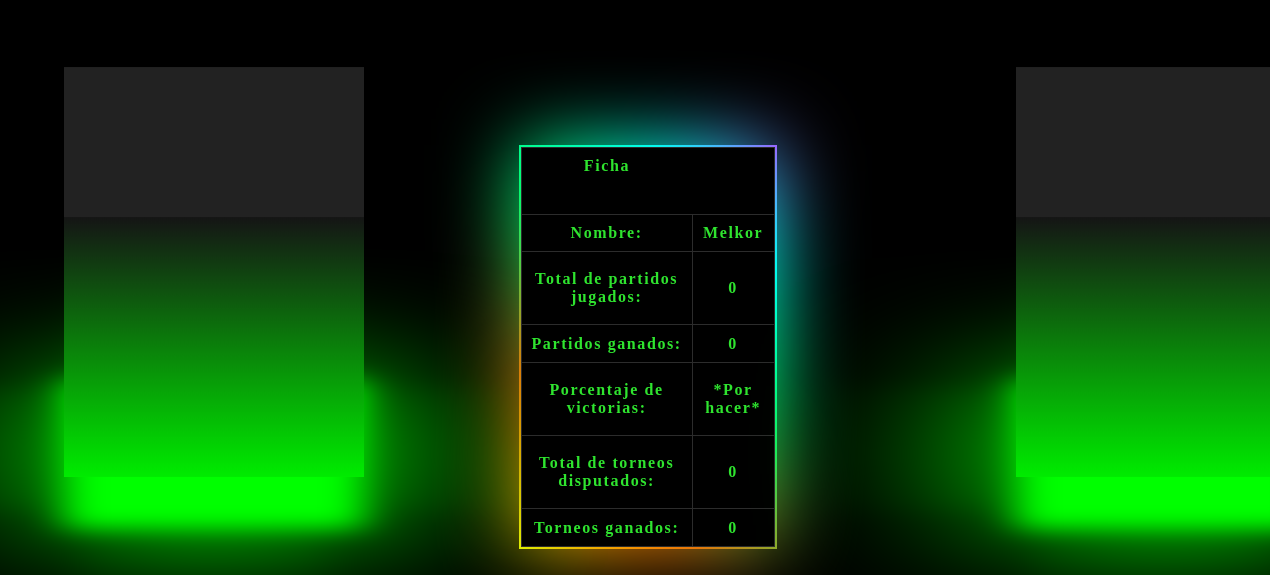
Before: /U4/Ping_pong/vistas/jugadorVista.php?jugador=Melkor with the older database file.
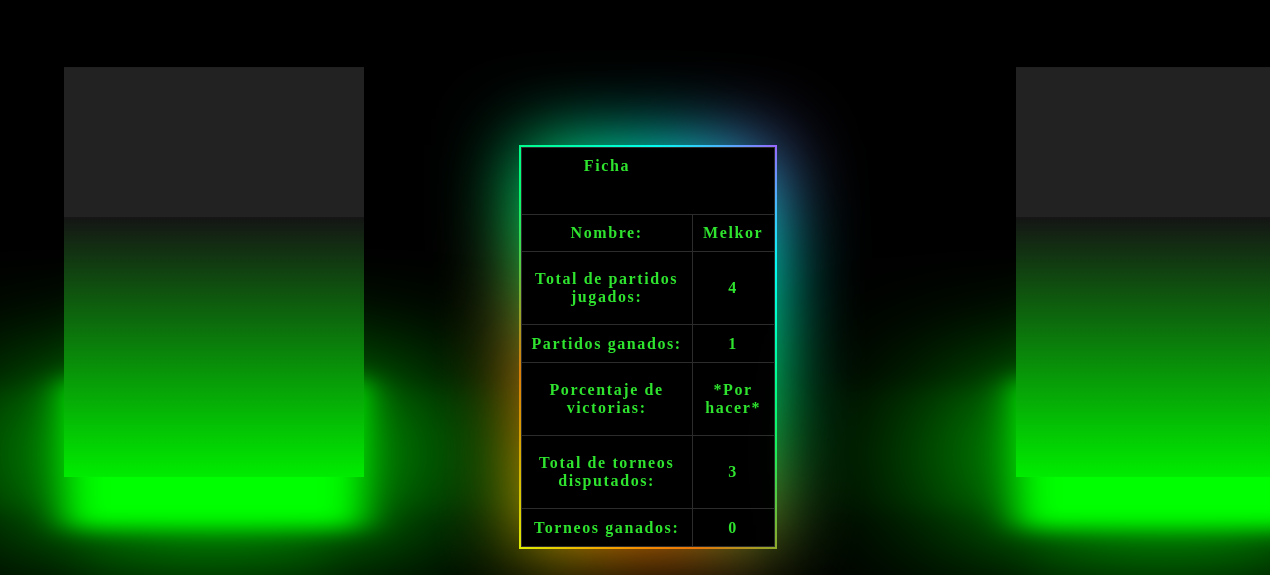
After: the same page with the newer database file.
### tables this page shows
CREATE TABLE T_Jugador (
    id_jugador INT PRIMARY KEY AUTO_INCREMENT,
    nombre VARCHAR(50) NOT NULL,
    total_partidos INT NOT NULL,
    partidos_ganados INT NOT NULL,
    total_torneos INT NOT NULL,
    torneos_ganados INT NOT NULL
);

### U4/Ping_pong/accesoDatos/jugadorVistaAccesoDatos.php (called while the page is built, shortened)
<?php
class JugadorAccesoDatos {
    function obtener() {
        $conexion = mysqli_connect('localhost','root','12345');
        $nombreJugador = $_GET['jugador'];
        mysqli_select_db($conexion, 'torneos_pingPong');
        $consulta = mysqli_prepare($conexion, "SELECT
                                                    nombre, total_partidos, partidos_ganados, total_torneos, torneos_ganados
                                                FROM
                                                    T_Jugador
                                                WHERE
                                                    nombre = '".$nombreJugador."';");
        $consulta->execute();
        $result = $consulta->get_result();
        $jugador =  array();
        while ($myrow = $result->fetch_assoc()) {
            array_push($jugador, $myrow);
        }
        return $jugador;
    }
}
?>

### U4/Ping_pong/negocio/jugadorVistaReglasNegocio.php (called while the page is built, shortened)
<?php
require("../accesoDatos/jugadorVistaAccesoDatos.php");
class JugadorReglasNegocio {
    private $NOMBRE;
    private $TOTAL_PARTIDOS;
    private $PARTIDOS_GANADOS;
    private $TOTAL_TORNEOS;
    private $TORNEOS_GANADOS;
    function init($nombre, $totalPartidos, $partidosGanados, $totalTorneos, $torneosGanados) {
        $this->NOMBRE = $nombre;
        $this->TOTAL_PARTIDOS = $totalPartidos;
        $this->PARTIDOS_GANADOS = $partidosGanados;
        $this->TOTAL_TORNEOS = $totalTorneos;
        $this->TORNEOS_GANADOS = $torneosGanados;
    }
    function getNOMBRE() {
        return $this->NOMBRE;
    }
    function getTOTAL_PARTIDOS() {
        return $this->TOTAL_PARTIDOS;
    }
    function getPARTIDOS_GANADOS() {
        return $this->PARTIDOS_GANADOS;
    }
    function getTOTAL_TORNEOS() {
        return $this->TOTAL_TORNEOS;
    }
    function getTORNEOS_GANADOS(){
        return $this->TORNEOS_GANADOS;
    }
    function obtener() {
        $jugadorDAL = new JugadorAccesoDatos();
        $results = $jugadorDAL->obtener();
        $listaJugador =  array();
        foreach ($results as $jugador) {
            $oJugadorReglasNegocio = new JugadorReglasNegocio();
        $oJugadorReglasNegocio->init($jugador['nombre'], $jugador['total_partidos'], $jugador['partidos_ganados'], $jugador['total_torneos'], $jugador['torneos_ganados']);
            array_push($listaJugador,$oJugadorReglasNegocio);
        }
        return $listaJugador;
    }
}
?>

### U4/Ping_pong/vistas/jugadorVista.php (the view, shortened to what this page needs)
<!DOCTYPE html>
<html lang='en'>
<head>
    <link rel='stylesheet' href='../css/jugadorVista.css'>
</head>
<body>
    <?php
    require('../negocio/jugadorVistaReglasNegocio.php');
    $jugadorBL = new JugadorReglasNegocio();
    $datosJugador = $jugadorBL->obtener();
    foreach($datosJugador as $jugador){
        echo "<div class='contenedor'>
    <div class='primera_caja'></div>
    <div class='segunda_caja'>
        <div class='primera_columna'>
            <div class='cube'>
                <div class='top'></div>
                    <div>
                        <span style='--i:0;'></span>
                        <span style='--i:1;'></span>
                        <span style='--i:2;'></span>
                        <span style='--i:3;'></span>
                    </div>
                </div>
        </div>
        <div class='segunda_columna'>
        <div class='bloque brillo'>
    <table>
        <tr>
            <th class='ficha'>Ficha</th>
        </tr>
        <tr class='espacio'></tr>
        <tr>
            <th>Nombre:</th>
            <th>".$jugador->getNOMBRE()."</th>
        </tr>
        <tr>
            <th>Total de partidos jugados:</th>
            <th>".$jugador->getTOTAL_PARTIDOS()."</th>
        </tr>
        <tr>
            <th>Partidos ganados:</th>
            <th>".$jugador->getPARTIDOS_GANADOS()."</th>
        </tr>
        <tr>
            <th>Porcentaje de victorias:</th>
            <th>*Por hacer*</th>
        </tr>
        <tr>
            <th>Total de torneos disputados:</th>
            <th>".$jugador->getTOTAL_TORNEOS()."</th>
        </tr>
        <tr>
            <th>Torneos ganados:</th>
            <th>".$jugador->getTORNEOS_GANADOS()."</th>
        </tr>
    </table>
</div>
        </div>
        <div class='tercera_columna'>
            <div class='cube'>
                <div class='top'></div>
                <div>
                    <span style='--i:0;'></span>
                    <span style='--i:1;'></span>
                    <span style='--i:2;'></span>
                    <span style='--i:3;'></span>
                </div>
            </div>
        </div>
    </div>
</div>";
    }
    ?>
</body>
</html>

### U4/Ping_pong/css/jugadorVista.css (style rules this page uses)
* { margin: 0px; padding: 0px; }
body { background-color: black; }
.bloque { position: relative; margin-left: 32%; margin-top: 40%; width: 40%; height: 400px; background: black; }
.brillo::before, .brillo::after { content: ''; position: absolute; left: -2px; top: -2px; background: linear-gradient(45deg, #e6fb04,#ff6600,#00ff66,#00ffff,#ff00ff,#ff0099,#6e0dd0,#ff3300,#099fff); background-size: 400%; width: calc(100% + 4px); height: calc(100% + 4px); z-index: -1; animation: brilloAnimacion 20s linear infinite; }
.brillo::after { filter: blur(40px); }
table, th, td { border: 1px solid rgb(44,44,44); border-collapse: collapse; color: hsl(120, 77%, 54%); letter-spacing: 0.1em; }
table { width: 100%; height: 100%; }
.ficha { border: none; }
.espacio { height: 30px; }
.primera_caja { height: 10%; padding: 10px; }
.segunda_caja { height: 50%; }
.primera_columna { margin-left: 5%; margin-top: 8%; float:left; height: 100%; width:20%; }
.segunda_columna { margin-top: -10%; text-align: center; float:left; height: 100%; width: 50%; }
.tercera_columna { margin-left: 5%; margin-top: 8%; float:left; height: 100%; width: 20%; }
.cube { position: relative; width: 300px; height: 300px; transform-style: preserve-3d; transform: rotateX(-30deg); animation: animate 4s linear infinite; }
.cube div { position: absolute; top: 0; left: 0; width: 100%; height: 100%; transform-style: preserve-3d; }
.cube div span { position: absolute; top: 0; left: 0; width: 100%; height: 100%; background: linear-gradient(#151515, #00ec00); transform: rotateY(calc(90deg * var(--i))) translateZ(150px); }
.top { position: absolute; top: 0; left: 0; width: 300px; height: 300px; background: #222; transform: rotateX(90deg) translateZ(150px); }
.top::before { content: ''; position: absolute; top: 0; left: 0; width: 300px; height: 300px; background: #0f0; transform: translateZ(-360px); filter: blur(20px); box-shadow: 0 0 120px rgba(0, 255, 0, 0.2), 0 0 200px rgba(0, 255, 0, 0.4), 0 0 300px rgba(0, 255, 0, 0.6), 0 0 400px rgba(0, 255, 0, 0.8), 0 0 500px rgba(0, 255, 0, 0.1) }
:root { --clr-neon: hsl(120, 77%, 54%); --clr-bg: hsl(323 21% 16%); }

Changed rows visible on the page:
changed t_jugador "Melkor": total_partidos "0" → "4"; partidos_ganados "0" → "1"; total_torneos "0" → "3"
